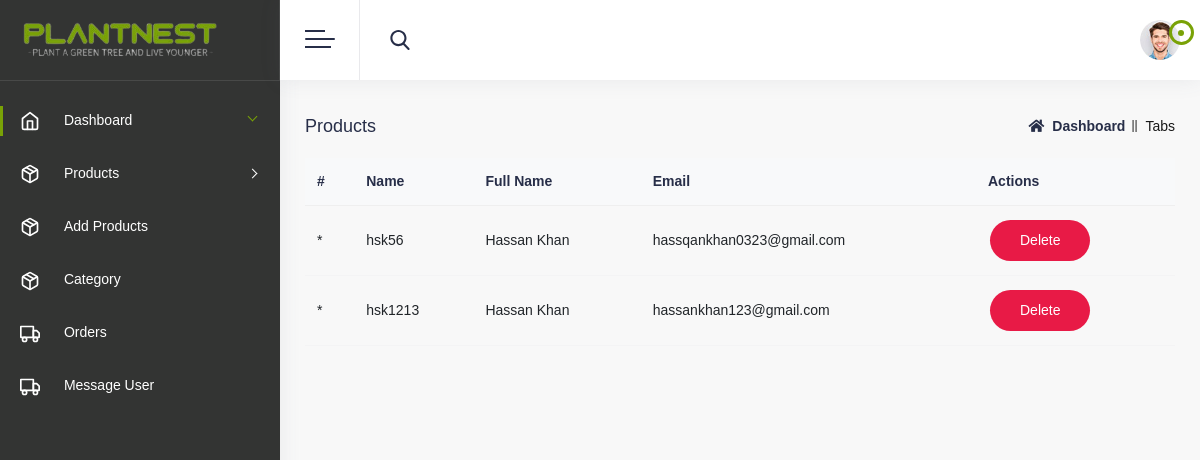
The page /admin/users.php?id=0 (signed in) on the database its author committed.
### tables this page shows
CREATE TABLE `users` (
  `User_Id` int(255) NOT NULL,
  `Username` varchar(255) NOT NULL,
  `FullName` varchar(255) NOT NULL,
  `Email` varchar(255) NOT NULL,
  `Password` varchar(255) NOT NULL,
  `Role` int(255) NOT NULL
);

### admin/users.php (the view, shortened to what this page needs)
<?php
    $id=$_GET['id'];
?>
<!DOCTYPE html>
<html lang="zxx">
<head>
    <link rel="stylesheet" type="text/css" href="assets/css/fonts.css">
    <link rel="stylesheet" type="text/css" href="assets/css/bootstrap.min.css">
    <link rel="stylesheet" type="text/css" href="assets/css/font-awesome.min.css">
    <link rel="stylesheet" type="text/css" href="assets/css/icofont.min.css">
    <link rel="stylesheet" type="text/css" href="assets/css/style.css">
	<link rel="stylesheet" id="theme-change" type="text/css" href="#">
</head>
<body>
<div class="page-wrapper">
<?php
      include_once('nav.php')
      ?>
<div class="page-wrapper">
<div class="main-content">
<div class="row">
                    <div class="col xl-12 col-lg-12 col-md-12 col-sm-12 col-12">
                        <div class="page-title-wrapper">
                            <div class="page-title-box">
                                <h4 class="page-title">Products </h4>
                            </div>
                            <div class="breadcrumb-list">
                                <ul>
                                    <li class="breadcrumb-link">
                                        <a href="index.html"><i class="fas fa-home mr-2"></i>Dashboard</a>
                                    </li>
                                    <li class="breadcrumb-link active">Tabs </li>
                                </ul>
                            </div>
                        </div>
                    </div>
                </div>
                <div class="row">
					<div class="col-xl-12">
                <div class="table-responsive text-nowrap">
                  <table class="table">
                    <thead class="table-light">
                      <tr>
                        <th>#</th>
                        <th>Name </th>
                        <th>Full Name</th>
                        <th>Email</th>
                        <th colspan="2" align="center">Actions</th>
                      </tr>
                    </thead>
                    <tbody class="table-border-bottom-0">
                    <?php
          $quaery = mysqli_query($conn,"select * from users where Role = $id");
          $num = mysqli_num_rows($quaery);
       if($num >= 1) {
        while($row = mysqli_fetch_assoc($quaery)){
            ?>
            <tr>
                <td>*</td>
                <td><?=$row['Username']?></td>
                <td><?=$row['FullName']?></td>
                <td><?=$row['Email']?></td>
                <td colspan="2"><a class="btn btn-danger" href="./functions/deleteuser.php?id=<?=$row['User_Id']?>&role=<?=$id?>">Delete</a>
            </td>
            </tr>
            <?php
        }
            ?>
            <?php
       }
               ?>
                    </tbody>
                  </table>
                </div>
                </div>
                </div>
    </div>
    </div>
      </body>
      </html>

### rows shown on the page
users: Username "hsk56", FullName "Hassan Khan", Email "hassqankhan0323@gmail.com"
users: Username "hsk1213", FullName "Hassan Khan", Email "hassankhan123@gmail.com"
